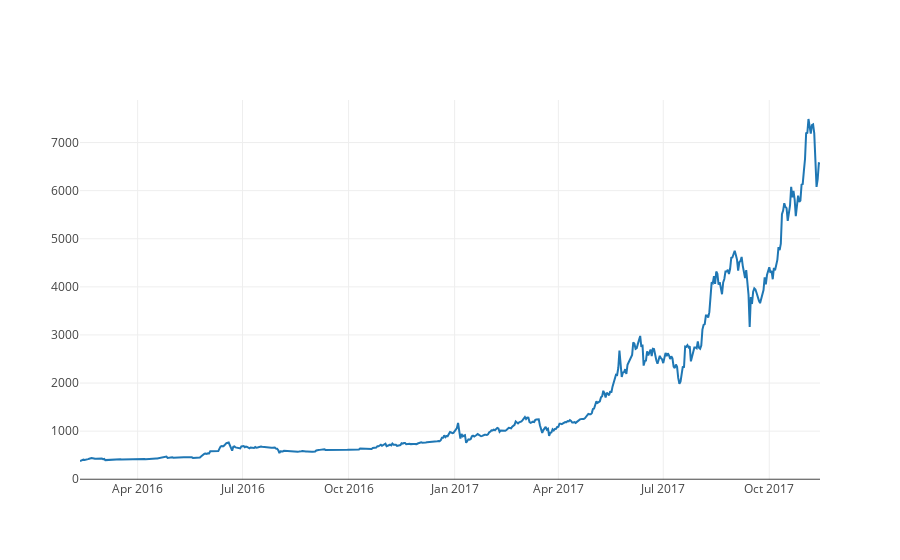

Write notebook code for a chart like this one.
### Markdown cell above
#### Plot new line graph again on `Weighted Price` with newly filled values

### Code cell
btc_trace = go.Scatter(x=data['stamp'], y=data['price'], name= 'Price')
py.iplot([btc_trace])

### Figure 1 — Plotly figure (JSON) as saved in the notebook; plotly's stock layout.template omitted (floating-point values rounded to 4 significant figures; data arrays with more than 128 entries replaced by an {"elided": "..."} marker saying what was removed)
{"data": [{"name": "Price", "type": "scatter", "x": {"elided": "642 str values"}, "y": {"elided": "642 float values"}}], "layout": {}}
